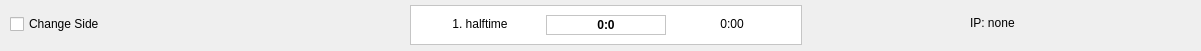
  <widget class="QFrame" name="frame">
   <property name="geometry">
    <rect>
     <x>0</x>
     <y>0</y>
     <width>1201</width>
     <height>51</height>
    </rect>
   </property>
   <property name="frameShape">
    <enum>QFrame::NoFrame</enum>
   </property>
   <property name="frameShadow">
    <enum>QFrame::Raised</enum>
   </property>
   <widget class="QFrame" name="frm_gamestateinfos">
    <property name="geometry">
     <rect>
      <x>410</x>
      <y>5</y>
      <width>420</width>
      <height>45</height>
     </rect>
    </property>
    <property name="sizePolicy">
     <sizepolicy hsizetype="Minimum" vsizetype="Minimum">
      <horstretch>0</horstretch>
      <verstretch>0</verstretch>
     </sizepolicy>
    </property>
    <property name="minimumSize">
     <size>
      <width>420</width>
      <height>45</height>
     </size>
    </property>
    <property name="maximumSize">
     <size>
      <width>320</width>
      <height>45</height>
     </size>
    </property>
    <property name="font">
     <font>
      <family>verdana</family>
     </font>
    </property>
    <property name="autoFillBackground">
     <bool>false</bool>
    </property>
    <property name="styleSheet">
     <string notr="true">background-color: rgb(255, 255, 255);</string>
    </property>
    <property name="frameShape">
     <enum>QFrame::StyledPanel</enum>
    </property>
    <property name="frameShadow">
     <enum>QFrame::Plain</enum>
    </property>
    <property name="lineWidth">
     <number>2</number>
    </property>
    <layout class="QHBoxLayout" name="horizontalLayout_7">
     <property name="sizeConstraint">
      <enum>QLayout::SetFixedSize</enum>
     </property>
     <property name="bottomMargin">
      <number>9</number>
     </property>
     <item>
      <widget class="QLabel" name="lb_gamephase">
       <property name="enabled">
        <bool>true</bool>
       </property>
       <property name="sizePolicy">
        <sizepolicy hsizetype="Minimum" vsizetype="Minimum">
         <horstretch>0</horstretch>
         <verstretch>0</verstretch>
        </sizepolicy>
       </property>
       <property name="minimumSize">
        <size>
         <width>120</width>
         <height>20</height>
        </size>
       </property>
       <property name="maximumSize">
        <size>
         <width>68</width>
         <height>15</height>
        </size>
       </property>
       <property name="text">
        <string>1. halftime</string>
       </property>
       <property name="alignment">
        <set>Qt::AlignHCenter|Qt::AlignTop</set>
       </property>
      </widget>
     </item>
     <item>
      <widget class="QLabel" name="lb_gamescore">
       <property name="sizePolicy">
        <sizepolicy hsizetype="Minimum" vsizetype="Minimum">
         <horstretch>0</horstretch>
         <verstretch>10</verstretch>
        </sizepolicy>
       </property>
       <property name="minimumSize">
        <size>
         <width>120</width>
         <height>20</height>
        </size>
       </property>
       <property name="maximumSize">
        <size>
         <width>95</width>
         <height>20</height>
        </size>
       </property>
       <property name="frameShape">
        <enum>QFrame::StyledPanel</enum>
       </property>
       <property name="text">
        <string>&lt;html&gt;&lt;head/&gt;&lt;body&gt;&lt;p&gt;&lt;span style=&quot; font-weight:600;&quot;&gt;0:0&lt;/span&gt;&lt;/p&gt;&lt;/body&gt;&lt;/html&gt;</string>
       </property>
       <property name="scaledContents">
        <bool>false</bool>
       </property>
       <property name="alignment">
        <set>Qt::AlignCenter</set>
       </property>
      </widget>
     </item>
     <item>
      <widget class="QLabel" name="lb_extratime">
       <property name="sizePolicy">
        <sizepolicy hsizetype="Minimum" vsizetype="Minimum">
         <horstretch>0</horstretch>
         <verstretch>0</verstretch>
        </sizepolicy>
       </property>
       <property name="minimumSize">
        <size>
         <width>120</width>
         <height>15</height>
        </size>
       </property>
       <property name="maximumSize">
        <size>
         <width>82</width>
         <height>15</height>
        </size>
       </property>
       <property name="text">
        <string>0:00</string>
       </property>
       <property name="alignment">
        <set>Qt::AlignHCenter|Qt::AlignTop</set>
       </property>
      </widget>
     </item>
    </layout>
   </widget>
   <widget class="QCheckBox" name="checkBox">
    <property name="geometry">
     <rect>
      <x>10</x>
      <y>0</y>
      <width>130</width>
      <height>48</height>
     </rect>
    </property>
    <property name="sizePolicy">
     <sizepolicy hsizetype="Minimum" vsizetype="Minimum">
      <horstretch>0</horstretch>
      <verstretch>0</verstretch>
     </sizepolicy>
    </property>
    <property name="minimumSize">
     <size>
      <width>130</width>
      <height>0</height>
     </size>
    </property>
    <property name="maximumSize">
     <size>
      <width>130</width>
      <height>16777215</height>
     </size>
    </property>
    <property name="text">
     <string>Change Side</string>
    </property>
   </widget>
   <widget class="QLabel" name="label_13">
    <property name="geometry">
     <rect>
      <x>970</x>
      <y>10</y>
      <width>191</width>
      <height>25</height>
     </rect>
    </property>
    <property name="text">
     <string>IP: none</string>
    </property>
   </widget>
  </widget>
